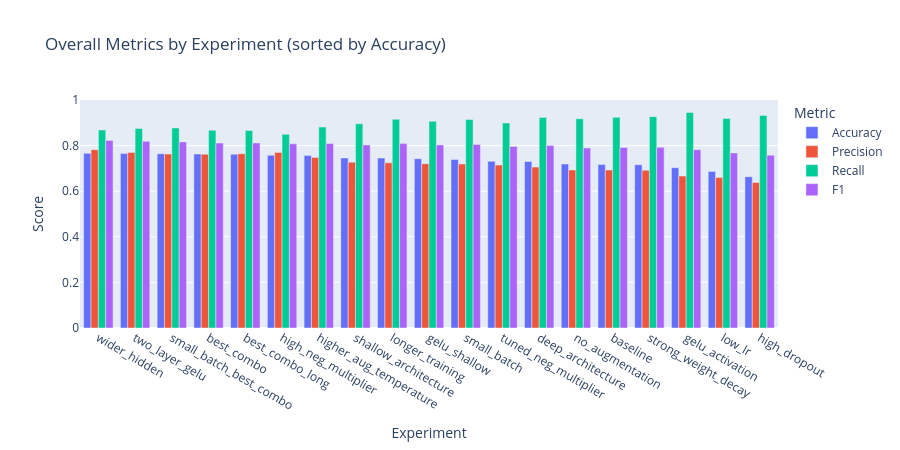

The notebook cell this image was saved under:
### Markdown cell above
## Overall Metrics Comparison
Accuracy, Precision, Recall, F1 across all experiments.

### Code cell
names   = sorted(experiments.keys(), key=lambda n: experiments[n]["metrics"]["overall_acc"], reverse=True)
metrics = [experiments[n]["metrics"] for n in names]

fig = go.Figure()
for metric_key, label in [("overall_acc", "Accuracy"), ("precision", "Precision"), ("recall", "Recall"), ("f1", "F1")]:
    fig.add_bar(name=label, x=names, y=[m[metric_key] for m in metrics])

fig.update_layout(
    barmode="group",
    title="Overall Metrics by Experiment (sorted by Accuracy)",
    xaxis_title="Experiment",
    yaxis=dict(title="Score", range=[0, 1]),
    legend_title="Metric",
    height=450,
)
fig.show()

### Figure 1 — Plotly figure (JSON) as saved in the notebook; plotly's stock layout.template omitted (floating-point values rounded to 4 significant figures)
{"data": [{"name": "Accuracy", "type": "bar", "x": ["wider_hidden", "two_layer_gelu", "small_batch_best_combo", "best_combo", "best_combo_long", "high_neg_multiplier", "higher_aug_temperature", "shallow_architecture", "longer_training", "gelu_shallow", "small_batch", "tuned_neg_multiplier", "deep_architecture", "no_augmentation", "baseline", "strong_weight_decay", "gelu_activation", "low_lr", "high_dropout"], "y": [0.7661, 0.7649, 0.7643, 0.7631, 0.7622, 0.7576, 0.7561, 0.7458, 0.7455, 0.7425, 0.7395, 0.731, 0.7301, 0.7192, 0.7174, 0.7162, 0.7032, 0.6865, 0.6638]}, {"name": "Precision", "type": "bar", "x": ["wider_hidden", "two_layer_gelu", "small_batch_best_combo", "best_combo", "best_combo_long", "high_neg_multiplier", "higher_aug_temperature", "shallow_architecture", "longer_training", "gelu_shallow", "small_batch", "tuned_neg_multiplier", "deep_architecture", "no_augmentation", "baseline", "strong_weight_decay", "gelu_activation", "low_lr", "high_dropout"], "y": [0.782, 0.7694, 0.7632, 0.7621, 0.7644, 0.77, 0.7484, 0.7273, 0.7244, 0.7207, 0.7193, 0.7145, 0.7058, 0.693, 0.6928, 0.692, 0.6665, 0.66, 0.6383]}, {"name": "Recall", "type": "bar", "x": ["wider_hidden", "two_layer_gelu", "small_batch_best_combo", "best_combo", "best_combo_long", "high_neg_multiplier", "higher_aug_temperature", "shallow_architecture", "longer_training", "gelu_shallow", "small_batch", "tuned_neg_multiplier", "deep_architecture", "no_augmentation", "baseline", "strong_weight_decay", "gelu_activation", "low_lr", "high_dropout"], "y": [0.8681, 0.8751, 0.8774, 0.8673, 0.8658, 0.8495, 0.8813, 0.896, 0.9154, 0.9069, 0.9147, 0.8991, 0.9232, 0.9178, 0.924, 0.9271, 0.9457, 0.9185, 0.9325]}, {"name": "F1", "type": "bar", "x": ["wider_hidden", "two_layer_gelu", "small_batch_best_combo", "best_combo", "best_combo_long", "high_neg_multiplier", "higher_aug_temperature", "shallow_architecture", "longer_training", "gelu_shallow", "small_batch", "tuned_neg_multiplier", "deep_architecture", "no_augmentation", "baseline", "strong_weight_decay", "gelu_activation", "low_lr", "high_dropout"], "y": [0.8228, 0.8189, 0.8163, 0.8113, 0.8119, 0.8078, 0.8094, 0.8029, 0.8088, 0.8032, 0.8053, 0.7963, 0.8, 0.7897, 0.7919, 0.7924, 0.7819, 0.7681, 0.7579]}], "layout": {"barmode": "group", "height": 450, "legend": {"title": {"text": "Metric"}}, "title": {"text": "Overall Metrics by Experiment (sorted by Accuracy)"}, "xaxis": {"title": {"text": "Experiment"}}, "yaxis": {"range": [0, 1], "title": {"text": "Score"}}}}
